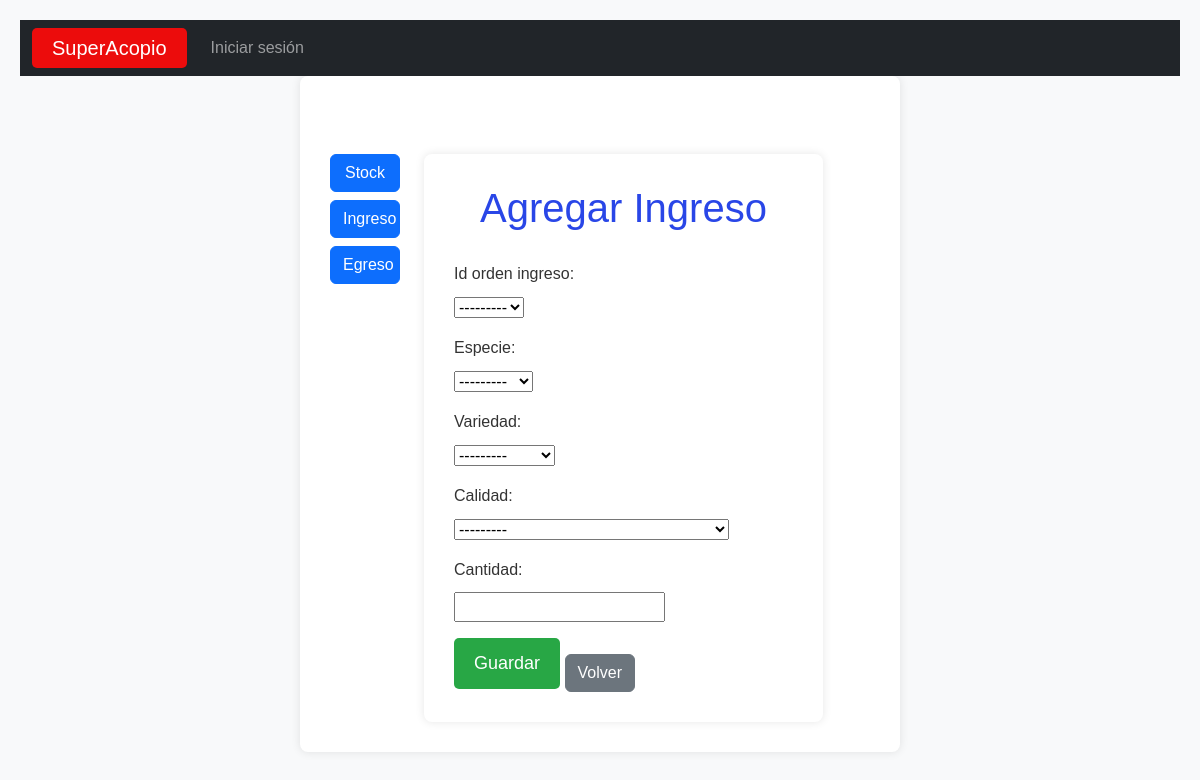
The app's page /add_detalle_ingreso/1/, older data.
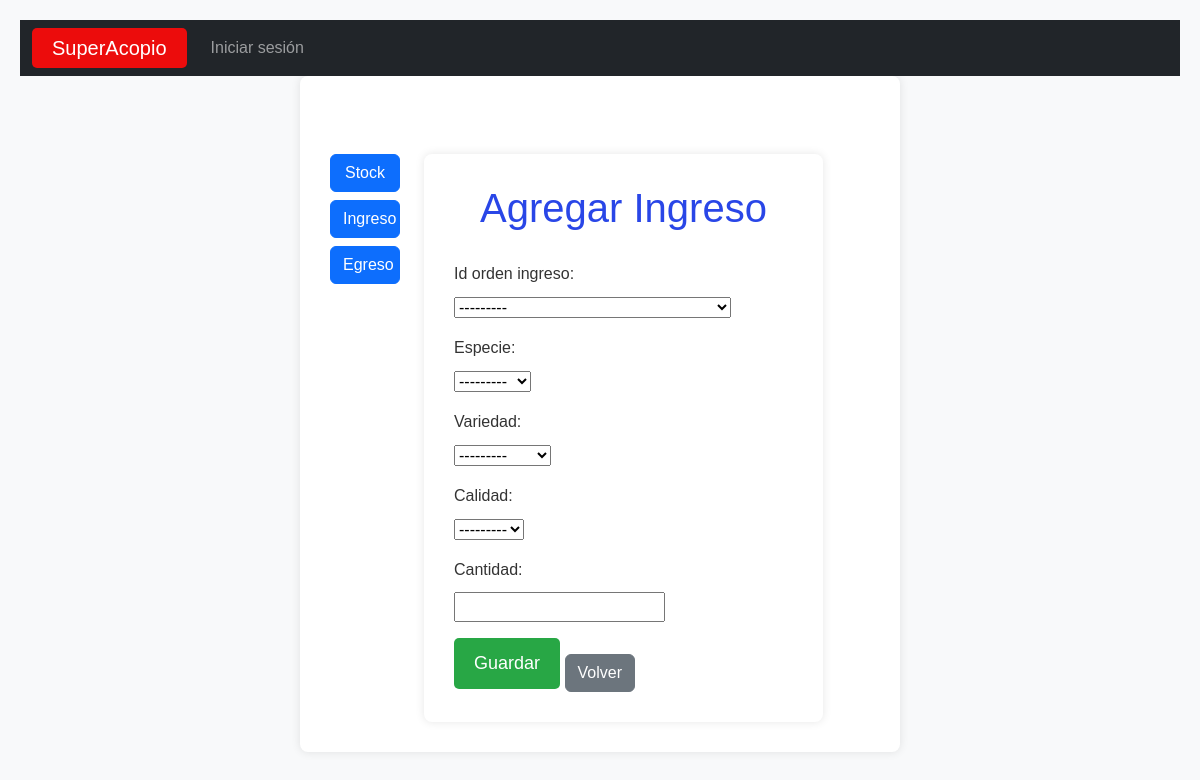
The same page, newer data.
### core/models.py (models this page shows)
class TablaEspecie(models.Model):
    especie = models.CharField(max_length=100, unique=True)
    def __str__(self):
        return self.especie

class TablaVariedad(models.Model):
    variedad = models.CharField(max_length=100, unique=True)
    especie = models.ForeignKey(TablaEspecie, on_delete=models.CASCADE, to_field='especie')
    def __str__(self):
        return self.variedad

class TablaCalidad(models.Model):
    calidad = models.CharField(max_length=100, unique=True)
    def __str__(self):
        return f"{self.id} - {self.calidad}"

### core/views.py (the view)
# urls.py: path('add_detalle_ingreso/<int:id>/',views.add_detalle_ingreso,name="add_detalle_ingreso"),
def add_detalle_ingreso(request,id):
    if request.method=="POST":
        form = OrdenIngresoDetalleForm(request.POST)
        if form.is_valid():
            form.save()
            return render(request, 'core/lista_ingresos.html', {'form': form})
    else:
        form = OrdenIngresoDetalleForm()
    return render(request, 'core/agregar_detalle_ingreso.html', {'form': form})

### core/forms.py
class OrdenIngresoDetalleForm(forms.ModelForm):
    class Meta:
        model = OrdenIngresoDetalle
        fields = ['id_orden_ingreso', 'especie', 'variedad', 'calidad', 'cantidad']

### core/models.py (called while the page is built)
    def __str__(self):
        return f"{self.id} - {self.proveedor.rut_prov} - {self.proveedor.name_prov}"

### core/templates/core/agregar_detalle_ingreso.html (shortened to what this page needs)
{% extends 'core/historial.html' %}
{% block content %}
<!DOCTYPE html>
<html lang="en">
<head>
</head>
<body>
    <div class="container">
        <h1>Agregar Ingreso</h1>
        <form method="post">
            {{ form.as_p }}
            <button type="submit">Guardar</button>
            <a href="{% url 'view_historial' %}" class="btn btn-secondary mt-3">Volver</a>
        </form>
    </div>
</body>
</html>
{% endblock %}

### core/templates/core/historial.html (shortened to what this page needs)
<!DOCTYPE html>
<html lang="en">
<head>
    <link href="https://cdn.jsdelivr.net/npm/bootstrap@5.3.3/dist/css/bootstrap.min.css" rel="stylesheet"
>
</head>
<body>
    <nav class="navbar navbar-expand-lg navbar-dark bg-dark">
        <div class="container-fluid">
            <a class="navbar-brand" href="{% url 'home' %}">SuperAcopio</a>
            <div class="collapse navbar-collapse" id="navbarSupportedContent">
                <ul class="navbar-nav me-auto mb-2 mb-lg-0">
                    {% if user.is_authenticated %}
                        {% if is_admin %}
                            <li class="nav-item">
                                <a class="nav-link" href="{% url 'products' %}">Productos</a>
                            </li>
                            <li class="nav-item">
                                <a class="nav-link" href="{% url 'lista_usuarios' %}">Edicion de usuarios</a>
                            </li>
                        {% endif %}
                        <li class="nav-item">
                            <a class="nav-link" href="{% url 'exit' %}">Cerrar sesión</a>
                        </li>
                    {% else %}
                        <li class="nav-item">
                            <a class="nav-link" href="{% url 'login' %}">Iniciar sesión</a>
                        </li>
                    {% endif %}
                </ul>
            </div>
        </div>
    </nav>
    <div class="container">
        <br><br>
        <div class="row">
            <div class="col-md-2">
				<a href="{% url 'view_stock' %}" class="btn btn-primary w-100 mb-2" href="" >Stock</a>
                <a href="{% url 'view_ingresos' %}" class="btn btn-primary w-100 mb-2">Ingreso</a>
                <a href="{% url 'view_egresos' %}" class="btn btn-primary w-100 mb-2">Egreso</a>
            </div>
            <div class="col-md-9">
                {% block content %}{% endblock %}
            </div>
            <div class="col-md-1"></div>
        </div>
    </div>
    <br>
</body>
</html>

### core/templates/core/agregar_detalle_ingreso.html (style rules this page uses)
body { font-family: Arial, sans-serif; background-color: #f8f9fa; margin: 0; padding: 20px; }
.container { max-width: 600px; margin: 0 auto; background-color: #fff; padding: 30px; border-radius: 8px; box-shadow: 0 0 10px rgba(0, 0, 0, 0.1); }
form { max-width: 400px; margin: 0 auto; }
h1 { color: rgb(41, 70, 231); text-align: center; margin-bottom: 30px; }
label { display: block; margin-bottom: 10px; color: #333; }
button[type="submit"] { background-color: #28a745; color: #fff; border: none; padding: 12px 20px; font-size: 18px; cursor: pointer; border-radius: 5px; transition: background-color 0.3s ease; }
a { background-color: #ec0c0c; color: #fff; border: none; padding: 12px 20px; font-size: 18px; cursor: pointer; border-radius: 5px; transition: background-color 0.3s ease; }

Row changes from the older to the newer data that the page shows:
removed TablaCalidad: calidad "---------"
Text that changed along with them:
form field calidad: (not shown) → "---------"
